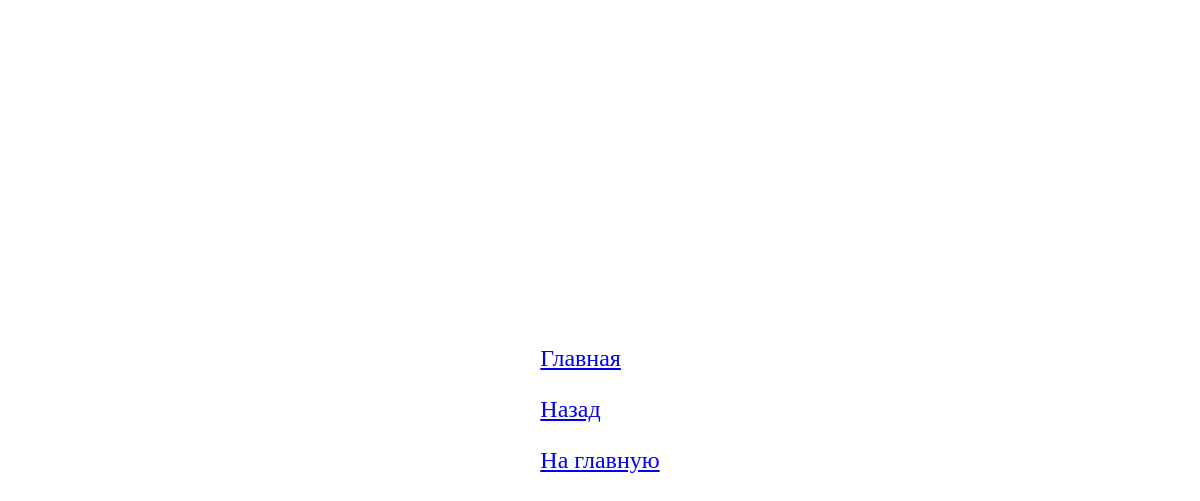
/summary-of-the-day/cigarettes/stat, run on an earlier commit of the app's database.
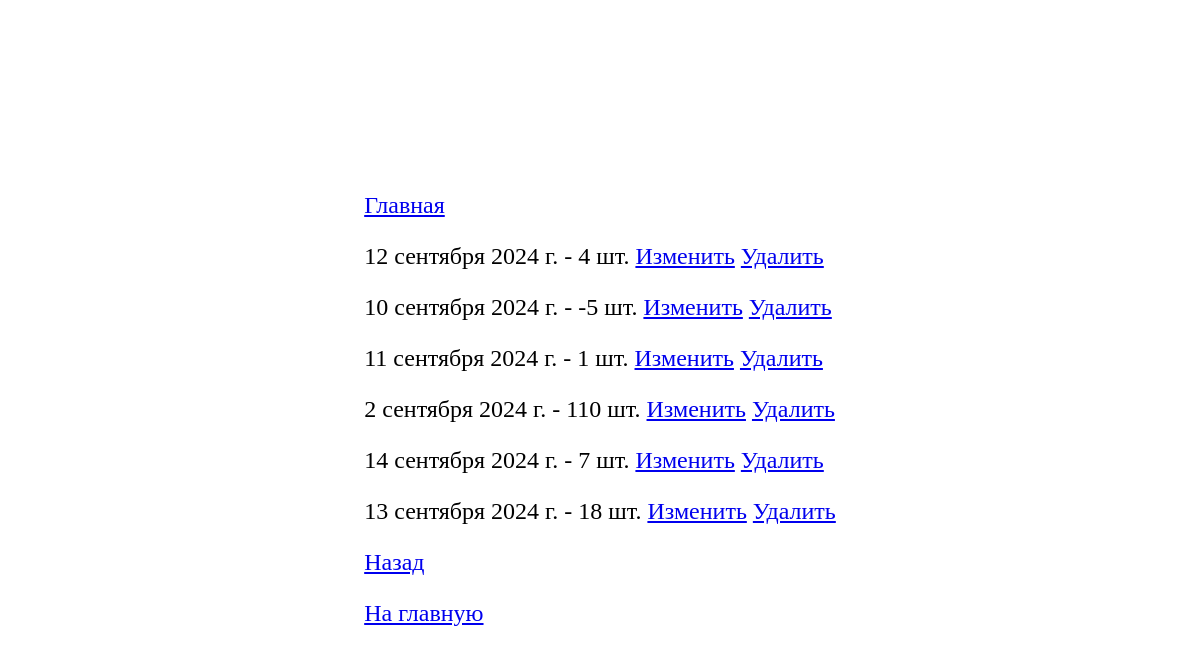
And on a later commit of the database.
### summary_of_the_day/models.py (models this page shows)
class Cigarettes(models.Model):
    data = models.DateField(verbose_name="Дата", unique=True)
    count = models.IntegerField(
        verbose_name="Количество",
        blank=False,
        null=False,
    )

### summary_of_the_day/views.py (the view)
# urls.py: path('cigarettes/stat', cigarettes_stat,
def cigarettes_stat(request):
    stat = Cigarettes.objects.all()
    url_redirect = 'summary_of_the_day/cigarettes-stat.html'
    return render(request, url_redirect, {'stat': stat})

### templates/summary_of_the_day/cigarettes-stat.html (shortened to what this page needs)
{% extends 'base.html' %}
{% block content %}
    {% for st in stat %}
        <p>
        {{ st.data }} - {{ st.count }} шт.
            <a href="#">Изменить</a>
            <a href="#">Удалить</a>
        </p>
    {% endfor %}
    <p>
        <a href="{%  url 'summary_of_the_day:summary_of_the_day_cigarettes' %}">
            Назад
        </a>
    </p>
    <p>
        <a href="{% url 'summary_of_the_day:summary_of_the_day_index' %}">
            На главную
        </a>
    </p>
{% endblock %}

### templates/base.html (shortened to what this page needs)
<!DOCTYPE html>
<html lang="ru">
<head>
</head>
<body class="parent">
    <div class="child">
        <br>
        <a href="{% url 'base' %}">Главная</a>
        <br>
        {% block content %}{% endblock %}
    </div>
</body>
</html>

### templates/base.html (style rules this page uses)
html { height: 100vh; }
body { min-height: 100%; }
.parent { display: flex; }
.child { margin: auto; }
div { font-size: 24px; }

What changed in the data, as far as the page shows it:
added Cigarettes: data "12 сентября 2024 г.", count "4"
added Cigarettes: data "10 сентября 2024 г.", count "-5"
added Cigarettes: data "11 сентября 2024 г.", count "1"
added Cigarettes: data "2 сентября 2024 г.", count "110"
added Cigarettes: data "14 сентября 2024 г.", count "7"
added Cigarettes: data "13 сентября 2024 г.", count "18"
